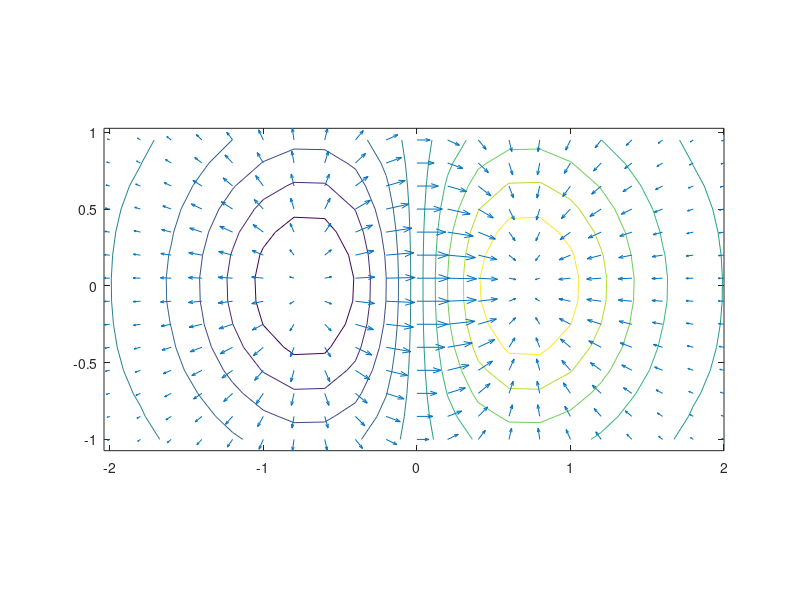

Recreate this plot in MATLAB.
[x,y] = meshgrid(-2:.2:2,-1:.15:1);
z = x .* exp(-x.^2 - y.^2); [px,py] = gradient(z,.2,.15);
contour(x,y,z), hold on
quiver(x,y,px,py), hold off, axis image